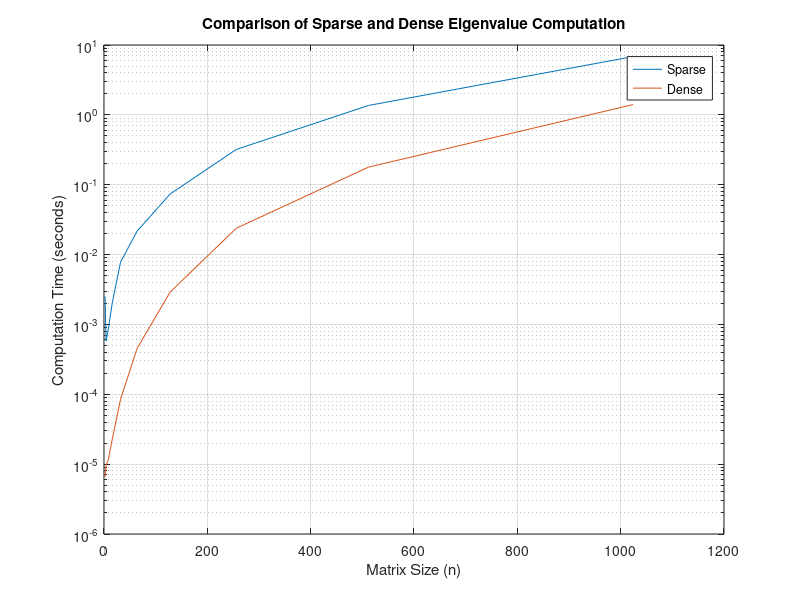

Recreate this plot in MATLAB.
clear all;
clc;
%% Parameters
jmax=10;
cost_sparse=zeros(jmax,1);
cost_dense=zeros(jmax,1);


%% Compare cost

for j=1:10
    n=2^j;
    a=sqrt((1:(n-1))'/2)
    A=spdiags(a,-1,n,n);
    A=A+A';
    
    [V,D]=eig(full(A));
    d=diag(D);
    tic
    for l=1:n
        [V,D]=eigs(A-d(l)*speye(n),1);
    end
    cost_sparse(j)=toc;

    tic
    for l=1:10
        [V,D]=eig(full(A));
    end
    cost_dense(j)=toc/10;


end

%% Plot results

semilogy(2.^(1:jmax),cost_sparse)
hold on
semilogy(2.^(1:jmax), cost_dense);
xlabel('Matrix Size (n)');
ylabel('Computation Time (seconds)');
legend('Sparse', 'Dense');
title('Comparison of Sparse and Dense Eigenvalue Computation');
grid on;
hold off;
